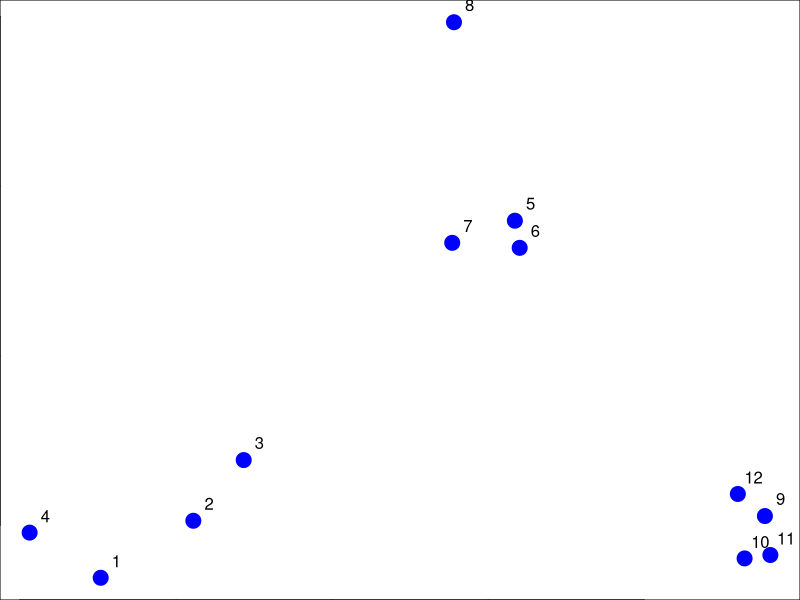
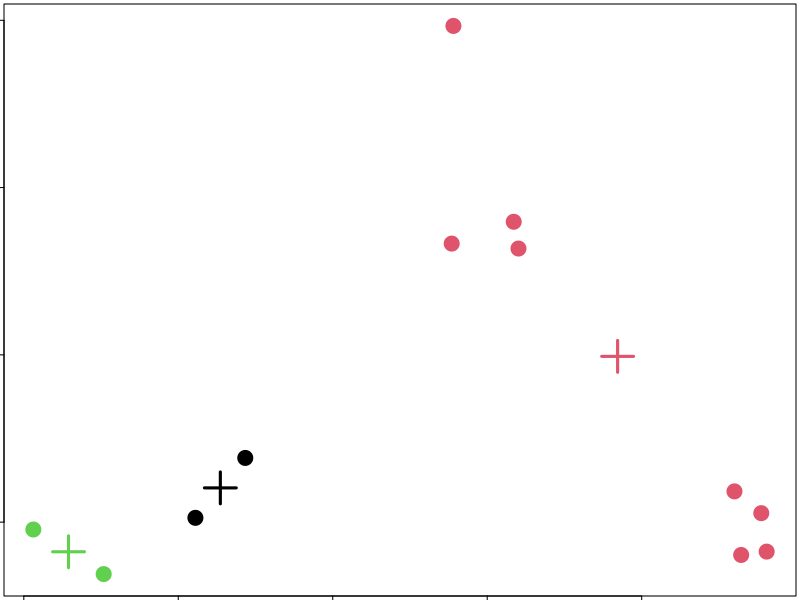
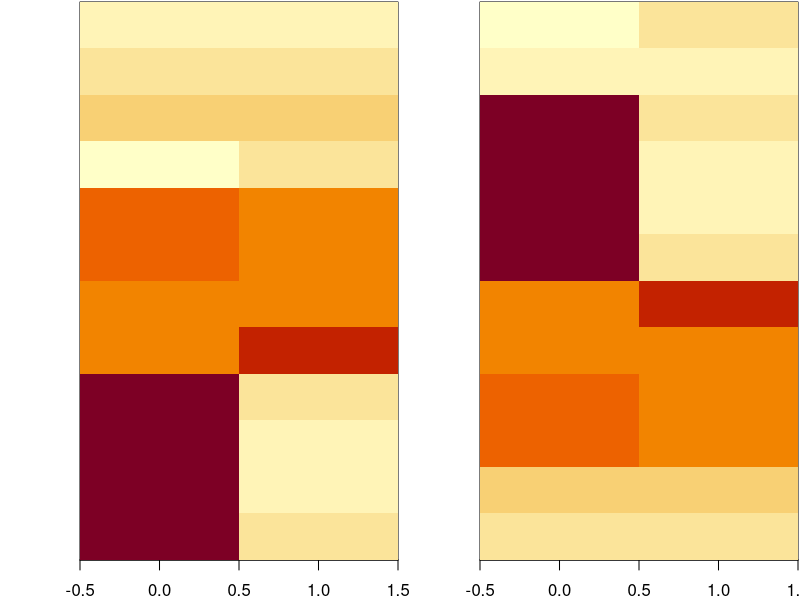

Source code (R) for these figures, in order:
set.seed(1234)
old_mar = c(5.1, 4.1, 4.1, 2.1)
par(mar = c(0, 0, 0, 0))
x <- rnorm(12, mean = rep(1:3, each = 4), sd = 0.2)
y <- rnorm(12, mean = rep(c(1, 2, 1), each = 4), sd = 0.2)
plot(x, y, col = 'blue', pch = 19, cex = 2)
text(x + 0.05, y + 0.05, labels = as.character(1:12))
par(mar = old_mar)

df <- data.frame(x,y)
kmeansObj <- kmeans(df, centers = 3)
class(kmeansObj)
names(kmeansObj)
kmeansObj$cluster

par(mar = rep(0.2, 4))
plot(x, y, col = kmeansObj$cluster, pch = 19, cex = 2)
points(kmeansObj$centers, col = 1:3, pch = 3, cex = 3, lwd = 3)

# heatmap
dataMatrix <- as.matrix(df)
par(mfrow = c(1, 2), mar = c(2, 4, 0.1, 0.1))
image(t(dataMatrix)[, nrow(dataMatrix):1], yaxt = 'n')
image(t(dataMatrix)[, order(kmeansObj$cluster)], yaxt = 'n')
